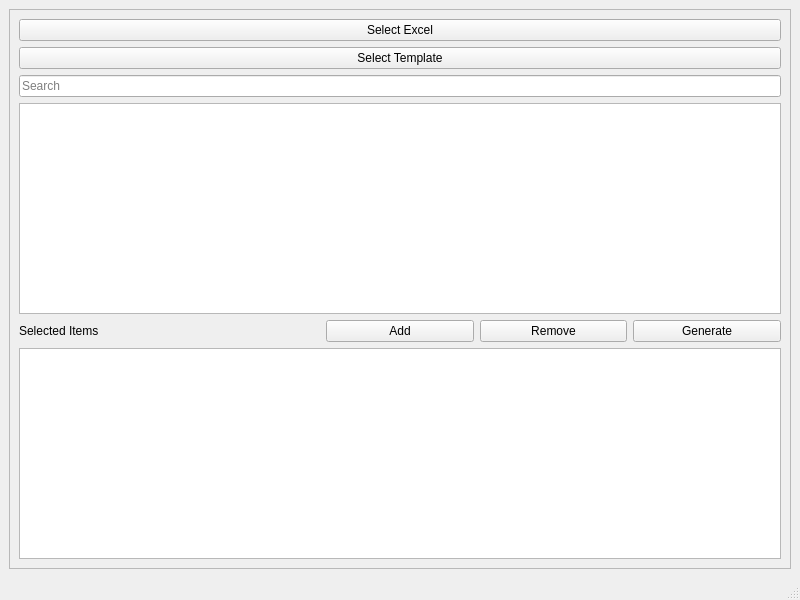
<?xml version="1.0" encoding="UTF-8"?>
<ui version="4.0">
 <class>MainWindow</class>
 <widget class="QMainWindow" name="MainWindow">
  <property name="geometry">
   <rect>
    <x>0</x>
    <y>0</y>
    <width>800</width>
    <height>600</height>
   </rect>
  </property>
  <property name="windowTitle">
   <string>Maher</string>
  </property>
  <property name="documentMode">
   <bool>true</bool>
  </property>
  <widget class="QWidget" name="centralwidget">
   <layout class="QHBoxLayout" name="horizontalLayout">
    <item>
     <widget class="QFrame" name="frame">
      <property name="frameShape">
       <enum>QFrame::StyledPanel</enum>
      </property>
      <property name="frameShadow">
       <enum>QFrame::Raised</enum>
      </property>
      <layout class="QGridLayout" name="gridLayout">
       <item row="1" column="0" colspan="5">
        <widget class="QPushButton" name="template_btn">
         <property name="text">
          <string>Select Template</string>
         </property>
        </widget>
       </item>
       <item row="0" column="0" colspan="5">
        <widget class="QPushButton" name="excel_btn">
         <property name="text">
          <string>Select Excel</string>
         </property>
        </widget>
       </item>
       <item row="5" column="0" colspan="2">
        <widget class="QLabel" name="label">
         <property name="text">
          <string>Selected Items</string>
         </property>
         <property name="alignment">
          <set>Qt::AlignLeading|Qt::AlignLeft|Qt::AlignVCenter</set>
         </property>
        </widget>
       </item>
       <item row="5" column="4">
        <widget class="QPushButton" name="generate_btn">
         <property name="text">
          <string>Generate</string>
         </property>
        </widget>
       </item>
       <item row="5" column="3">
        <widget class="QPushButton" name="remove_btn">
         <property name="text">
          <string>Remove</string>
         </property>
        </widget>
       </item>
       <item row="5" column="2">
        <widget class="QPushButton" name="add_btn">
         <property name="text">
          <string>Add</string>
         </property>
        </widget>
       </item>
       <item row="6" column="0" colspan="5">
        <widget class="QTableWidget" name="selected_data"/>
       </item>
       <item row="3" column="0" colspan="5">
        <widget class="QTableWidget" name="full_data"/>
       </item>
       <item row="2" column="0" colspan="5">
        <widget class="QLineEdit" name="search_txt">
         <property name="placeholderText">
          <string>Search</string>
         </property>
        </widget>
       </item>
      </layout>
     </widget>
    </item>
   </layout>
  </widget>
  <widget class="QStatusBar" name="statusbar"/>
 </widget>
 <resources/>
 <connections/>
</ui>
